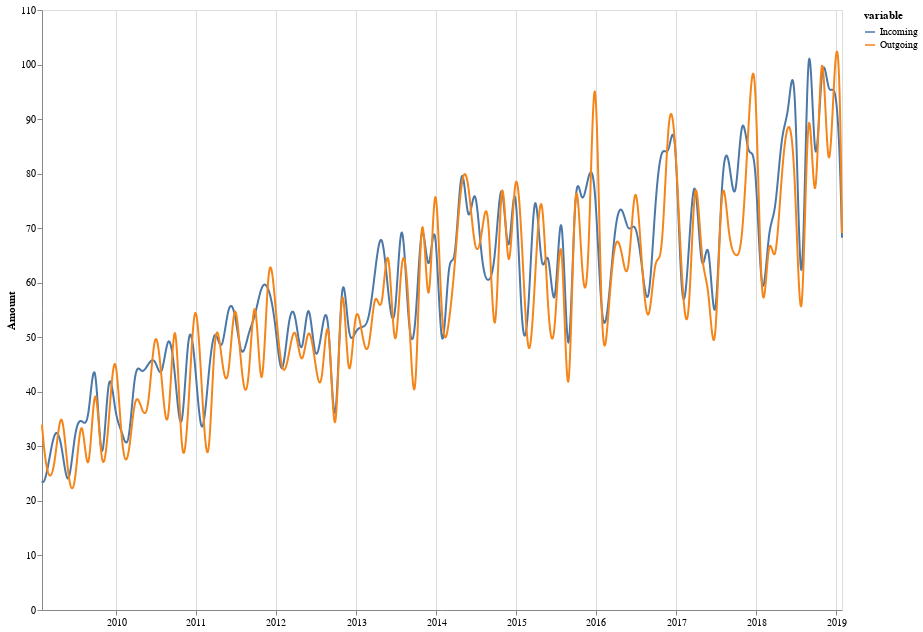

Here is the notebook cell this chart was saved with:
### Code cell
# This is needed to disable MaxRows check
alt.data_transformers.enable('default', max_rows=None)

display = ['Incoming','Outgoing']
data = df_trend_reindexed[display].reset_index().melt('Time')
alt.Chart(data).mark_line().encode(
    alt.X('Time:T', axis=alt.Axis(title='')),
    alt.Y('value:Q', axis=alt.Axis(title='Amount', grid=False)),
    color=alt.Color('variable:N'),
).properties(height=600, width=800)

### Figure 1 — Vega-Lite specification as saved in the notebook (floating-point values rounded to 4 significant figures; data arrays with more than 128 entries replaced by an {"elided": "..."} marker saying what was removed)
{"$schema": "https://vega.github.io/schema/vega-lite/v2.6.0.json", "config": {"view": {"height": 300, "width": 400}}, "data": {"name": "data-a9fcf19557b784ee89a1d8b0ab31236f"}, "datasets": {"data-a9fcf19557b784ee89a1d8b0ab31236f": {"elided": "7306 records"}}, "encoding": {"color": {"field": "variable", "type": "nominal"}, "x": {"axis": {"title": ""}, "field": "Time", "type": "temporal"}, "y": {"axis": {"grid": false, "title": "Amount"}, "field": "value", "type": "quantitative"}}, "height": 600, "mark": "line", "width": 800}
